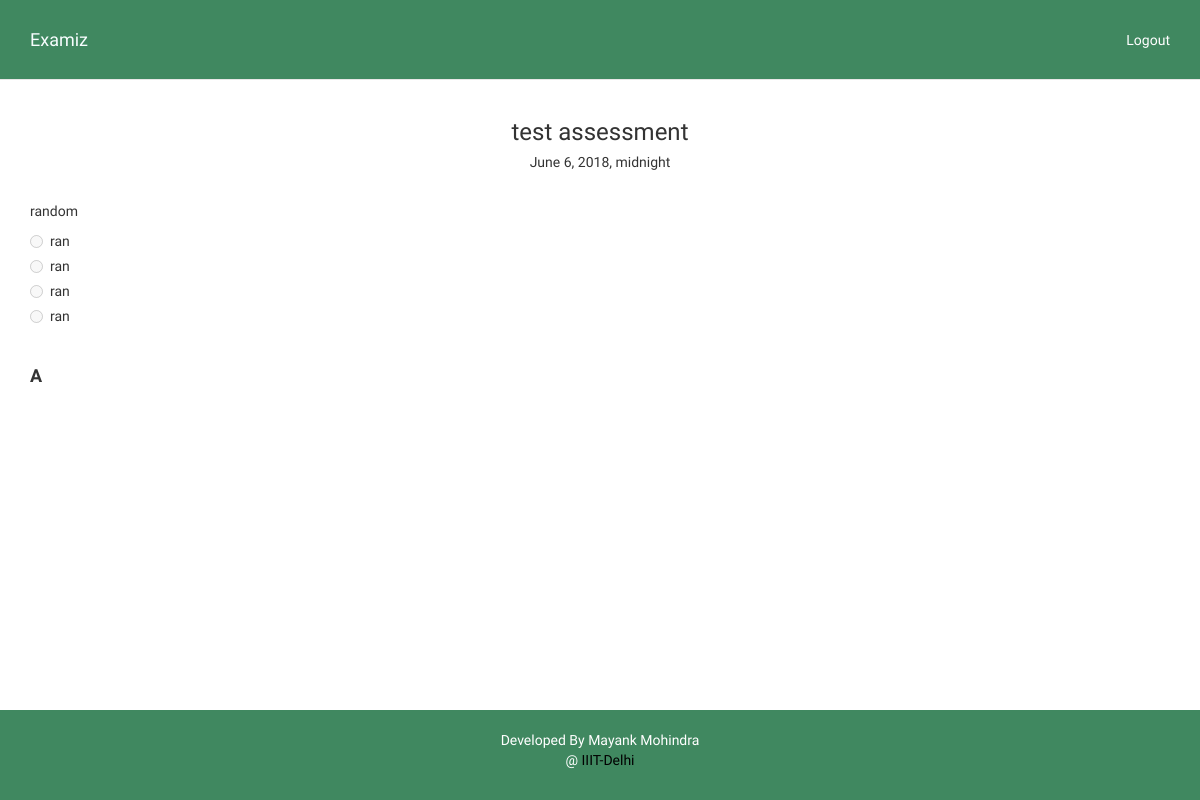
Page /view_question/1/ (signed in) on the committed database.
### quiz/models.py (models this page shows, shortened)
class Question(models.Model):
	assessment=models.ForeignKey(Assessment, on_delete=models.CASCADE)
	question=models.CharField(max_length=1000)
	option_a=models.CharField(max_length=250)
	option_b=models.CharField(max_length=250)
	option_c=models.CharField(max_length=250)
	option_d=models.CharField(max_length=250)
	question_image=models.CharField(default=None, max_length=250,blank=True, null=True)
	option_a_image=models.CharField(default=None, max_length=250,blank=True, null=True)
	option_b_image=models.CharField(default=None, max_length=250,blank=True, null=True)
	option_c_image=models.CharField(default=None, max_length=250,blank=True, null=True)
	option_d_image=models.CharField(default=None, max_length=250,blank=True, null=True)
	solution=models.CharField(max_length=2)

class Assessment(models.Model):
	name=models.CharField(max_length=250, blank=False)
	date=models.DateTimeField(blank=False)
	max_marks=models.IntegerField(null=False)
	no_of_questions=models.IntegerField(null=False)
	duration=models.IntegerField(null=False)
	description=models.CharField(max_length=2000, blank=True)

### quiz/views.py (the view)
# urls.py: url(r'^view_question/(?P<question_no>\d+)/$',views.viewQuestion, name='viewQuestion'),
@staff_member_required
def viewQuestion(request, question_no):
	question=get_object_or_404(Question, pk=question_no)
	context={
		'question':question,
	}
	return render(request, 'quiz/view_question.html', context)

### quiz/templates/quiz/view_question.html (shortened to what this page needs)
{% extends 'quiz/base.html' %}
{% load staticfiles %}
{% block body %}
<div class="container">
	<center>
		<h3>{{question.assessment.name}}</h3>
		<h5>{{question.assessment.date}}</h5>
	</center>
	<br>
	{{ question.question }}
	<br>
	<div class="radio">
		<label><input type="radio" name="option_opt" disabled>{{question.option_a}}</label>
	</div>
	<div class="radio">
		<label><input type="radio" name="option_opt" disabled>{{question.option_b}}</label>
	</div>
	<div class="radio">
		<label><input type="radio" name="option_opt" disabled>{{question.option_c}}</label>
	</div>
	<div class="radio">
		<label><input type="radio" name="option_opt" disabled>{{question.option_d}}</label>
	</div>
	<br>
	<h4><b>{{question.solution}}</b></h4>
</div>
{% endblock %}

### quiz/static/quiz/css/base.css (style rules this page uses)
html { position: relative; min-height: 100%; }
body { font-family: 'Raleway', sans-serif; margin-bottom: 60px; }

### rows in the picture
Question: assessment.name "test assessment", assessment "June 6, 2018, midnight", question "random", option_a "ran", option_b "ran", option_c "ran", option_d "ran", solution "A"
